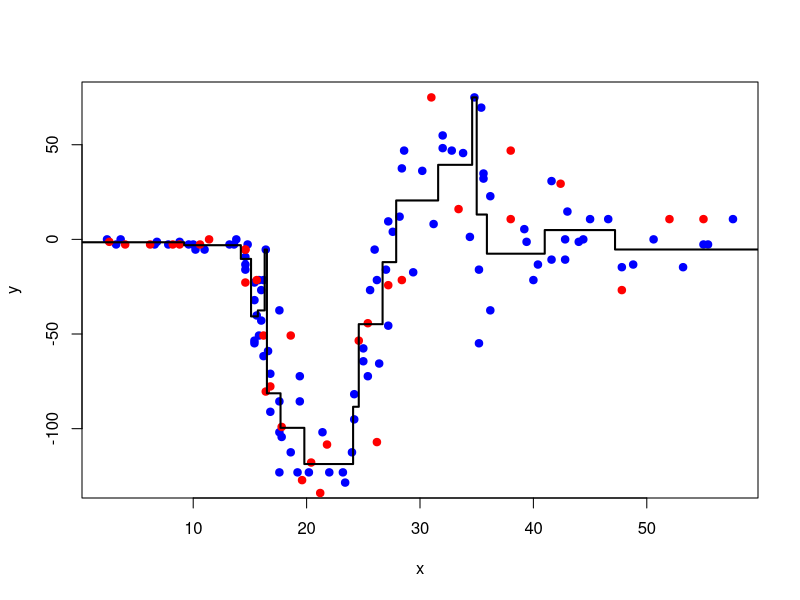
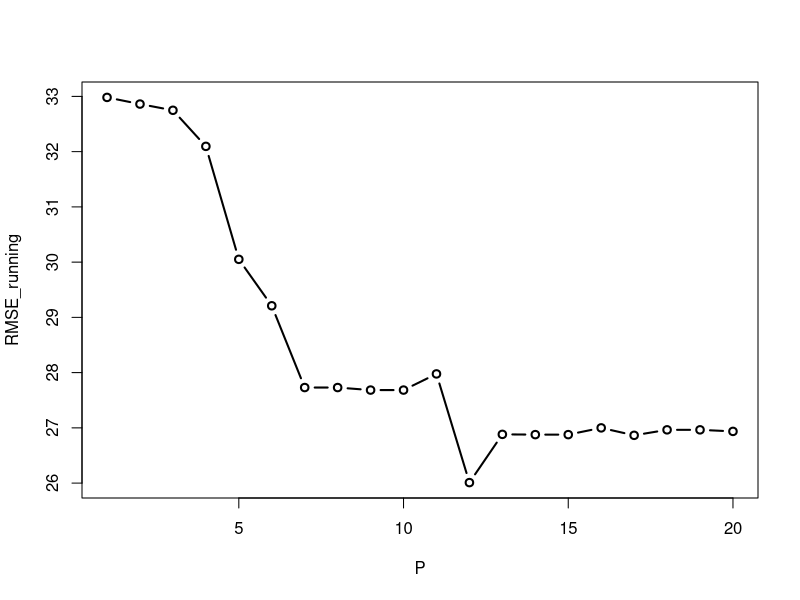

Write the R code that produced these figures, in order.
# Author: Bahadirhan Filiz
# Implementation of decision tree regression algorithm

# read data into memory
data_set <- read.csv("hw05_data_set.csv")
train_data <- data_set[1:100,]
test_data <- data_set[101:133,]
x_train <- train_data$x
y_train <- train_data$y
x_test <- test_data$x
y_test <- test_data$y

# get numbers of train and test samples
N_train <- length(x_train)
N_test <- length(x_test)

# P parameter
P <- 10

# create necessary data structures
node_indices <- list()
is_terminal <- c()
need_split <- c()
node_splits <- c()



# put all training instances into the root node
node_indices <- list(1:N_train)
is_terminal <- c(FALSE)
need_split <- c(TRUE)


# learning algorithm
while (1) {
  # find nodes that need splitting
  split_nodes <- which(need_split)
  # check whether we reach all terminal nodes
  if (length(split_nodes) == 0) {
    break
  }
  
  # find best split positions for all nodes
  for (split_node in split_nodes) {
    
    data_indices <- node_indices[[split_node]]
    need_split[split_node] <- FALSE
    # check whether node's number of elements are under P
    if (length(data_indices) <= P) {
      is_terminal[split_node] <- TRUE
    } else {
      is_terminal[split_node] <- FALSE
      
      unique_values <- sort(unique(x_train[data_indices]))
      split_positions <- (unique_values[-1] + unique_values[-length(unique_values)]) / 2
      split_scores <- rep(0, length(split_positions))
      for (s in 1:length(split_positions)) {
        left_indices <- data_indices[which(x_train[data_indices] < split_positions[s])]
        right_indices <- data_indices[which(x_train[data_indices] >= split_positions[s])]
        g_left = mean(y_train[left_indices])
        g_right = mean(y_train[right_indices])
        split_scores[s] <-   sum((y_train[left_indices]-g_left)^2) +  sum((y_train[right_indices]-g_right)^2) 
      }
      best_score <- min(split_scores)
      best_split <- split_positions[which.min(split_scores)]
      node_splits[split_node] <- best_split

      
      # create left node using the selected split
      left_indices <- data_indices[which(x_train[data_indices] < best_split)]
      node_indices[[2 * split_node]] <- left_indices
      is_terminal[2 * split_node] <- FALSE
      need_split[2 * split_node] <- TRUE
      
      # create left node using the selected split
      right_indices <- data_indices[which(x_train[data_indices] >= best_split)]
      node_indices[[2 * split_node + 1]] <- right_indices
      is_terminal[2 * split_node + 1] <- FALSE
      need_split[2 * split_node + 1] <- TRUE
    }
  }
}

# plot
plot(x_train, y_train, type = "p", pch = 19, col = "blue",
     ylab = "y", xlab = "x")
points(x_test, y_test, type = "p", pch = 19, col = "red")


splits_pos <- node_splits[which(node_splits>0)]
splits_pos <- c(splits_pos, 0, 60)
splits_pos <- sort(splits_pos)


indexes <- c()
g_s <- c()
for (i in 1:(length(splits_pos)-1)) {
  y1 <- splits_pos[i]
  y2 <- splits_pos[i+1]
  indexes <- which(x_train <= y2 & x_train > y1)
  g_s[i] <- mean(y_train[indexes])
}

data_interval <- c()
for (i in 1:(length(splits_pos)-1)) {
  data_interval <- c(data_interval, seq(from = splits_pos[i], to = splits_pos[i+1], by = 0.01))
}

y_interval <- c()
for (i in 1:(length(splits_pos)-1)) {
  y_interval <- c(y_interval, rep(g_s[i], length(seq(from = splits_pos[i], to = splits_pos[i+1], by = 0.01))))
}

lines(data_interval, y_interval, lwd = 2, col = "black")

# RMSE
RMSE_test <- 0
for (i in 1:length(g_s)) {
  y1 <- splits_pos[i]
  y2 <- splits_pos[i+1]
  indexes <- which(x_test <= y2 & x_test > y1)
  RMSE_test <- RMSE_test + sum((y_test[indexes] - g_s[i])^2)
}
RMSE_test <- sqrt(RMSE_test/N_test)


















# Second Part P 1:20
RMSE_running <- rep(0,20)
for (P in 1:20) {
  # create necessary data structures
  node_indices <- list()
  is_terminal <- c()
  need_split <- c()
  node_splits <- c()
  
  
  
  # put all training instances into the root node
  node_indices <- list(1:N_train)
  is_terminal <- c(FALSE)
  need_split <- c(TRUE)
  
  
  # learning algorithm
  while (1) {
    # find nodes that need splitting
    split_nodes <- which(need_split)
    # check whether we reach all terminal nodes
    if (length(split_nodes) == 0) {
      break
    }
    
    # find best split positions for all nodes
    for (split_node in split_nodes) {
      
      data_indices <- node_indices[[split_node]]
      need_split[split_node] <- FALSE
      # check whether node's number of elements are under P
      if (length(data_indices) <= P) {
        is_terminal[split_node] <- TRUE
      } else {
        is_terminal[split_node] <- FALSE
        
        unique_values <- sort(unique(x_train[data_indices]))
        split_positions <- (unique_values[-1] + unique_values[-length(unique_values)]) / 2
        split_scores <- rep(0, length(split_positions))
        for (s in 1:length(split_positions)) {
          left_indices <- data_indices[which(x_train[data_indices] < split_positions[s])]
          right_indices <- data_indices[which(x_train[data_indices] >= split_positions[s])]
          g_left = mean(y_train[left_indices])
          g_right = mean(y_train[right_indices])
          split_scores[s] <-   sum((y_train[left_indices]-g_left)^2) +  sum((y_train[right_indices]-g_right)^2) 
        }
        best_score <- min(split_scores)
        best_split <- split_positions[which.min(split_scores)]
        node_splits[split_node] <- best_split
        
        
        # create left node using the selected split
        left_indices <- data_indices[which(x_train[data_indices] < best_split)]
        node_indices[[2 * split_node]] <- left_indices
        is_terminal[2 * split_node] <- FALSE
        need_split[2 * split_node] <- TRUE
        
        # create left node using the selected split
        right_indices <- data_indices[which(x_train[data_indices] >= best_split)]
        node_indices[[2 * split_node + 1]] <- right_indices
        is_terminal[2 * split_node + 1] <- FALSE
        need_split[2 * split_node + 1] <- TRUE
      }
    }
  }
  
  
  
  splits_pos <- node_splits[which(node_splits>0)]
  splits_pos <- c(splits_pos, 0, 60)
  splits_pos <- sort(splits_pos)
  
  
  indexes <- c()
  g_s <- c()
  for (i in 1:(length(splits_pos)-1)) {
    y1 <- splits_pos[i]
    y2 <- splits_pos[i+1]
    indexes <- which(x_train <= y2 & x_train > y1)
    g_s[i] <- mean(y_train[indexes])
  }
  
  # RMSE
  for (i in 1:length(g_s)) {
    y1 <- splits_pos[i]
    y2 <- splits_pos[i+1]
    indexes <- which(x_test <= y2 & x_test > y1)
    RMSE_running[P] <- RMSE_running[P] + sum((y_test[indexes] - g_s[i])^2)
  }
  RMSE_running[P] <- sqrt(RMSE_running[P]/N_test)
  
  
  
}
P <- 1:20
plot(P, RMSE_running, type="b", lwd = 2)


sprintf("RMSE is %f when P is 10", RMSE_test)





